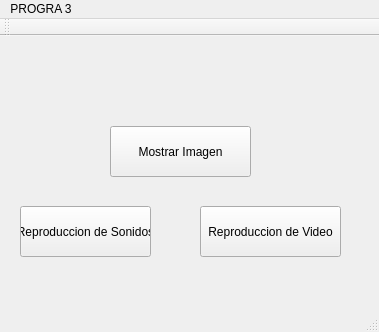
<?xml version="1.0" encoding="UTF-8"?>
<ui version="4.0">
 <class>MainWindow</class>
 <widget class="QMainWindow" name="MainWindow">
  <property name="geometry">
   <rect>
    <x>0</x>
    <y>0</y>
    <width>379</width>
    <height>332</height>
   </rect>
  </property>
  <property name="windowTitle">
   <string>MainWindow</string>
  </property>
  <widget class="QWidget" name="centralWidget">
   <widget class="QPushButton" name="pushButton">
    <property name="geometry">
     <rect>
      <x>110</x>
      <y>90</y>
      <width>141</width>
      <height>51</height>
     </rect>
    </property>
    <property name="text">
     <string>Mostrar Imagen</string>
    </property>
   </widget>
   <widget class="QPushButton" name="pushButton_3">
    <property name="geometry">
     <rect>
      <x>20</x>
      <y>170</y>
      <width>131</width>
      <height>51</height>
     </rect>
    </property>
    <property name="text">
     <string>Reproduccion de Sonidos</string>
    </property>
   </widget>
   <widget class="QPushButton" name="pushButton_4">
    <property name="geometry">
     <rect>
      <x>200</x>
      <y>170</y>
      <width>141</width>
      <height>51</height>
     </rect>
    </property>
    <property name="text">
     <string>Reproduccion de Video</string>
    </property>
   </widget>
  </widget>
  <widget class="QMenuBar" name="menuBar">
   <property name="geometry">
    <rect>
     <x>0</x>
     <y>0</y>
     <width>379</width>
     <height>21</height>
    </rect>
   </property>
   <widget class="QMenu" name="menuPROGRA_3">
    <property name="title">
     <string>PROGRA 3</string>
    </property>
   </widget>
   <addaction name="menuPROGRA_3"/>
  </widget>
  <widget class="QToolBar" name="mainToolBar">
   <attribute name="toolBarArea">
    <enum>TopToolBarArea</enum>
   </attribute>
   <attribute name="toolBarBreak">
    <bool>false</bool>
   </attribute>
  </widget>
  <widget class="QStatusBar" name="statusBar"/>
 </widget>
 <layoutdefault spacing="6" margin="11"/>
 <resources/>
 <connections/>
</ui>
